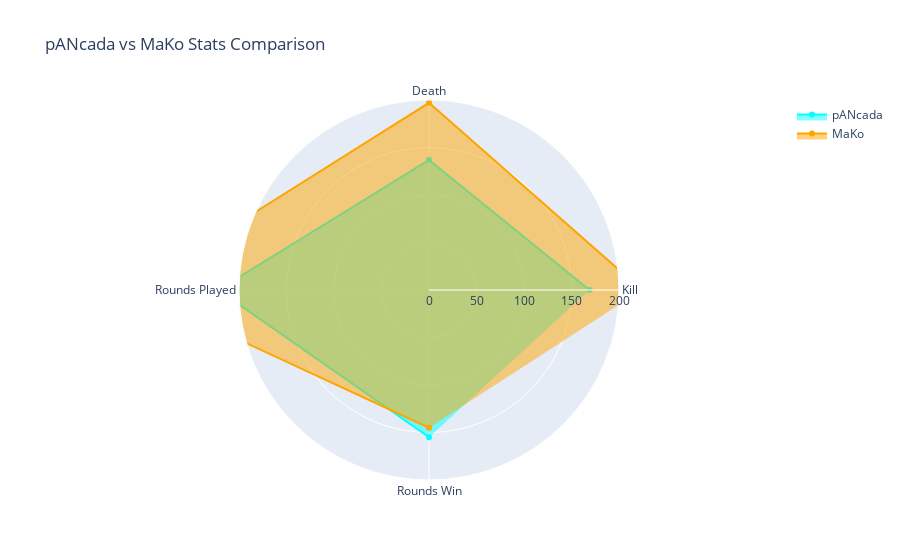

Here is the notebook cell this chart was saved with:
### Markdown cell above
**Vamos comparar dois jogadores, MaKo e pANcada, que têm estatísticas de 3 dos gráficos acima.**

### Code cell
from plotly import tools
import plotly.graph_objs as go
import plotly.figure_factory as ff
from plotly.offline import init_notebook_mode, iplot
init_notebook_mode(connected=True) 

p = df[df["Player"] == "pANcada"]
M = df[df["Player"] == "MaKo"]

data = [
    go.Scatterpolar(
        name = p.Player.values[0],
        r = [p["Kill"].values[0],p["Death"].values[0],p["Rounds Played"].values[0],p["Rounds Win"].values[0]],
        theta = ['Kill','Death','Rounds Played','Rounds Win'],
        fill = 'toself',
        line =  dict(
                color = 'cyan'
            )
        ),
    go.Scatterpolar(
            name = M.Player.values[0],
            r = [M['Kill'].values[0],M['Death'].values[0],M['Rounds Played'].values[0],M['Rounds Win'].values[0]],
            theta = ['Kill','Death','Rounds Played','Rounds Win'],
            fill = 'toself',
            line =  dict(
                color = 'orange'
            )
        )]

layout = go.Layout(
  polar = dict(
    radialaxis = dict(
      visible = True,
      range = [0, 200]
    )
  ),
  showlegend = True,
  title = "{} vs {} Stats Comparison".format(p.Player.values[0], M.Player.values[0])
)
fig = go.Figure(data=data, layout=layout)
fig.show()

### Figure 1 — Plotly figure (JSON) as saved in the notebook; plotly's stock layout.template omitted (floating-point values rounded to 4 significant figures)
{"data": [{"fill": "toself", "line": {"color": "cyan"}, "name": "pANcada", "r": [169, 137, 222, 155], "theta": ["Kill", "Death", "Rounds Played", "Rounds Win"], "type": "scatterpolar"}, {"fill": "toself", "line": {"color": "orange"}, "name": "MaKo", "r": [224, 197, 313, 145], "theta": ["Kill", "Death", "Rounds Played", "Rounds Win"], "type": "scatterpolar"}], "layout": {"polar": {"radialaxis": {"range": [0, 200], "visible": true}}, "showlegend": true, "title": {"text": "pANcada vs MaKo Stats Comparison"}}}
